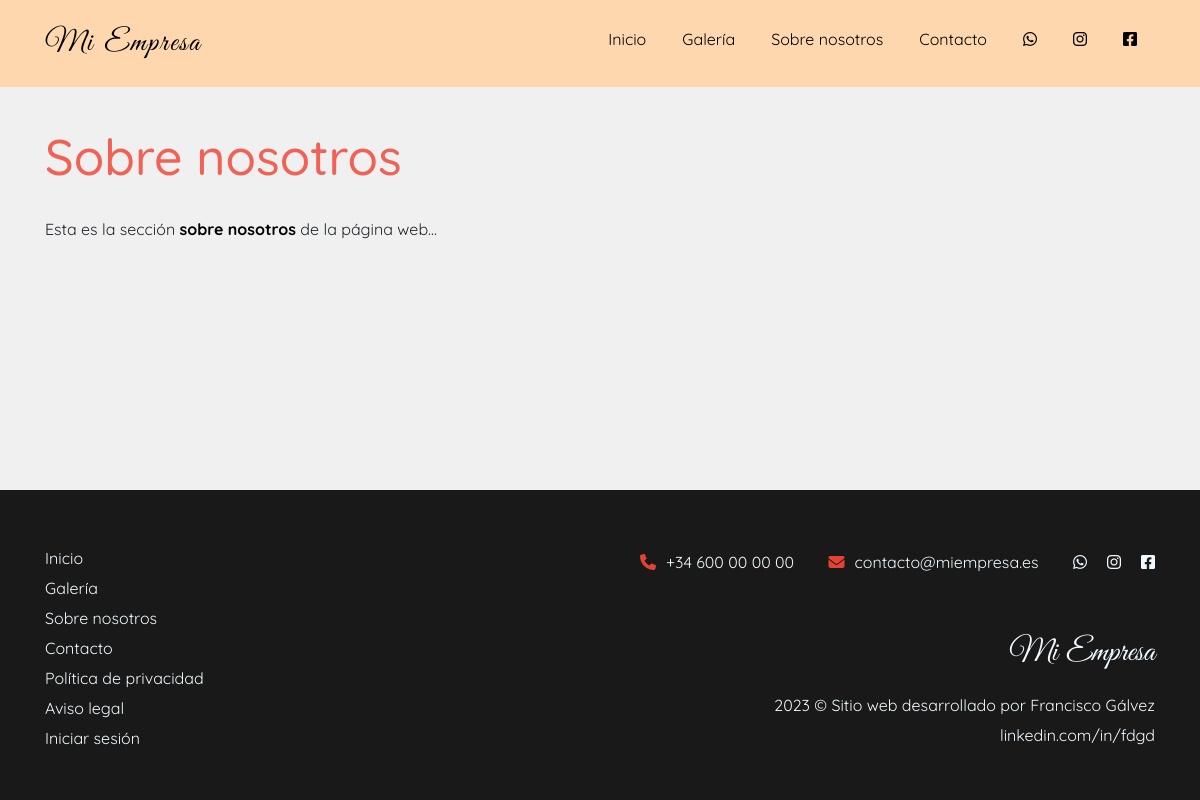
/sobre_nosotros.php, run on the app's committed database.
### tables this page shows
CREATE TABLE `company_info` (
  `key_info` varchar(255) NOT NULL,
  `value_info` longtext NOT NULL,
  `modifiedBy` int(4) NOT NULL
);

### public_html/scripts/get_uri.php (called while the page is built, shortened)
<?php
    function GetBaseUri() {
        return (isset($_SERVER['HTTPS']) && $_SERVER['HTTPS'] === 'on' ? "https" : "http") . "://$_SERVER[HTTP_HOST]";
    }
?>

### public_html/dashboard/scripts/database_connection.php (called while the page is built, shortened)
<?php
    class DatabaseConnection {
        function __construct() {
            require dirname($_SERVER["DOCUMENT_ROOT"], 1).'/connection.php';
            try {
                $this->conn = new PDO($DSN, $DB_user, $DB_pass);
            } catch (PDOException $e) {
                include $_SERVER["DOCUMENT_ROOT"]."/errorpages/500.php";
                exit();
            }
        }
        public function query($sql) {
            $res = array();
            $aux = $this->conn->query($sql);
            if (gettype($aux) == "object") {
                while ($rows = $aux->fetch(PDO::FETCH_ASSOC)) {
                    array_push($res, $rows);
                }
                return $res;
            } else {
                $this->num_rows = 0;
                return $aux;
            }
        }
    }
?>

### connection.php (called while the page is built)
<?php
    $DSN = 'mysql:dbname=vigal;host=127.0.0.1;charset=utf8mb4';
    $DB_user = 'root';
    $DB_pass = '';
?>

### public_html/scripts/get_site_settings.php (called while the page is built, shortened)
<?php
    require_once $_SERVER["DOCUMENT_ROOT"]."/dashboard/scripts/check_url_direct_access.php";
    require_once $_SERVER["DOCUMENT_ROOT"].'/dashboard/scripts/database_connection.php';
    function getSiteSettings() {
        $conn = new DatabaseConnection();
        $res = $conn->query("select * from company_info");
        $res[8]["value_info"] = json_decode($res[8]["value_info"], true);
        $res[4]["value_info"] = json_decode($res[4]["value_info"], true);
        return $res;
    }
?>

### public_html/scripts/check_current_page.php (called while the page is built, shortened)
<?php
    require_once $_SERVER["DOCUMENT_ROOT"]."/scripts/get_uri.php";
    function currentPage($uri, $page) {
        return false;
    }
?>

### public_html/sobre_nosotros.php (the view, shortened to what this page needs)
<?php
    require_once $_SERVER["DOCUMENT_ROOT"]."/scripts/get_site_settings.php";
    require_once $_SERVER["DOCUMENT_ROOT"]."/scripts/get_uri.php";
    $site_settings = getSiteSettings();
?>
<!DOCTYPE html>
<html lang="es">
<head>
    <link rel="stylesheet" href="<?=GetBaseUri()?>/includes/bootstrap/css/bootstrap.min.css">
    <link rel="stylesheet" href="<?=GetBaseUri()?>/includes/css/footer.css">
    <link rel="stylesheet" href="<?=GetBaseUri()?>/includes/css/Navigation-Clean.css">
    <link rel="stylesheet" href="<?=GetBaseUri()?>/includes/css/styles.css">
    <link rel="stylesheet" href="<?=GetBaseUri()?>/includes/css/fontawesome.all.min.css">
</head>
<body>
    <?php
    include $_SERVER["DOCUMENT_ROOT"].'/includes/header.php';
    ?>
    <div class="container content">
        <h1 class="title">Sobre nosotros</h1>
        <?=$site_settings[9]["value_info"]?>
    </div>
    <?php
        include $_SERVER["DOCUMENT_ROOT"].'/includes/footer.php';
    ?>
</body>
</html>

### public_html/includes/header.php (shortened to what this page needs)
<?php
    require_once $_SERVER["DOCUMENT_ROOT"]."/scripts/check_current_page.php";
    $request_uri = ltrim($_SERVER["REQUEST_URI"], "/");
    $is_index_page = 0;
?>
<nav class="nav-<?=$is_index_page?"transparent":"solid"?> navbar navbar-expand-lg navigation-clean">
    <div class="container">
        <a class="navbar-brand" href="<?=GetBaseUri()?>" name="company_name"><?=$site_settings[2]["value_info"]?></a>
        <div class="collapse navbar-collapse" id="navcol-1">
            <ul class="navbar-nav nav ml-auto mt-2 mt-lg-0">
                <li class="nav-item"><a class="nav-link nav-header underline-animated <?=currentPage($request_uri, "")?'current-page':''?>" href="<?=GetBaseUri()?>" >Inicio</a></li>
                <li class="nav-item"><a class="nav-link nav-header underline-animated <?=currentPage($request_uri, "galeria")?'current-page':''?>" href="<?=GetBaseUri()?>/galeria">Galería</a></li>
                <li class="nav-item"><a class="nav-link nav-header underline-animated <?=currentPage($request_uri, "sobre-nosotros")?'current-page':''?>" href="<?=GetBaseUri()?>/sobre-nosotros">Sobre nosotros</a></li>
                <li class="nav-item"><a class="nav-link nav-header underline-animated <?=currentPage($request_uri, "contacto")?'current-page':''?>" href="<?=GetBaseUri()?>/contacto">Contacto</a></li>
                <li class="nav-item">
                    <div class="social-div">
                        <?php if (isset($site_settings[4]["value_info"]["whatsapp"])):?>
                            <div class="social-link">
                                <a class="nav-link whatsapp" data-bs-hover-animate="pulse" target="blank" href="https://wa.me/<?=$site_settings[4]["value_info"]["whatsapp"]?>"><i class="fab fa-whatsapp fa-w-16"></i></a>
                            </div>
                        <?php endif; ?>
                        <?php if (isset($site_settings[4]["value_info"]["instagram"])):?>
                            <div class="social-link">
                                <a class="nav-link instagram" data-bs-hover-animate="pulse" target="blank" href="https://www.instagram.com/<?=$site_settings[4]["value_info"]["instagram"]?>"><i class="fab fa-instagram"></i></a>
                            </div>
                        <?php endif; ?>
                        <?php if (isset($site_settings[4]["value_info"]["facebook"])):?>
                            <div class="social-link">
                                <a class="nav-link facebook" data-bs-hover-animate="pulse" target="blank" href="https://www.facebook.com/<?=$site_settings[4]["value_info"]["facebook"]?>"><i class="fab fa-facebook-square"></i></a>
                            </div>
                        <?php endif; ?>
                    </div>
                </li>
            </ul>
        </div>
    </div>
</nav>

### public_html/includes/footer.php
<footer>
    <div class="container">
        <div class="row">
            <div class="col-12 col-md-4 links-block links-spacing">
                <a href="<?=GetBaseUri()?>">Inicio</a>
                <a href="<?=GetBaseUri()?>/galeria">Galería</a>
                <a href="<?=GetBaseUri()?>/sobre-nosotros">Sobre nosotros</a>
                <a href="<?=GetBaseUri()?>/contacto">Contacto</a>
                <a href="<?=GetBaseUri()?>/politica-privacidad">Política de privacidad</a>
                <a href="<?=GetBaseUri()?>/aviso-legal">Aviso legal</a>
                <?php
                    if (!isset($_SESSION['loggedin'])) {
                        echo '<a href="'.GetBaseUri().'/login">Iniciar sesión</a>';
                    } else {
                        echo '<a href="'.GetBaseUri().'/dashboard?page=start">Configuración</a>';
                        echo '<a href="'.GetBaseUri().'/scripts/logout.php">Cerrar sesión</a>';
                    }
                ?>
            </div>
            <div class="col-12 col-md-8">
                <div class="row">
                    <div class="col contact_info links-spacing">
                        <a href="tel:<?=$site_settings[0]["value_info"]?>"><i style="color: #E34234;" class="i-margin fa-solid fa-phone"></i><?=$site_settings[0]["value_info"]?></a>
                        <a href="mailto:<?=$site_settings[3]["value_info"]?>"><i style="color: #E34234;" class="i-margin fa-solid fa-envelope"></i><?=$site_settings[3]["value_info"]?></a>
                        <div class="social">
                            <?php if (isset($site_settings[4]["value_info"]["whatsapp"])):?>
                                <a class="whatsapp" data-bs-hover-animate="pulse" target="blank" href="https://wa.me/<?=$site_settings[4]["value_info"]["whatsapp"]?>"><i class="fab fa-whatsapp fa-w-16"></i></a>
                            <?php endif; ?>
                            <?php if (isset($site_settings[4]["value_info"]["instagram"])):?>
                                <a class="instagram" data-bs-hover-animate="pulse" target="blank" href="https://www.instagram.com/<?=$site_settings[4]["value_info"]["instagram"]?>"><i class="fab fa-instagram"></i></a>
                            <?php endif; ?>
                            <?php if (isset($site_settings[4]["value_info"]["facebook"])):?>
                                <a class="facebook" data-bs-hover-animate="pulse" target="blank" href="https://www.facebook.com/<?=$site_settings[4]["value_info"]["facebook"]?>"><i class="fab fa-facebook-square"></i></a>
                            <?php endif; ?>
                        </div>
                    </div>
                </div>
                <div class="row">
                    <div class="col site_info links-block links-spacing">
                        <p class="company_name"><?=$site_settings[2]["value_info"]?></p>
                        <?=date('Y')?> © Sitio web desarrollado por Francisco Gálvez
                        <a target="blank" href="https://www.linkedin.com/in/fdgd">linkedin.com/in/fdgd</a>
                    </div>
                </div>
            </div>
        </div>
    </div>
</footer>

### public_html/includes/css/footer.css (style rules this page uses)
footer { padding: 50px 0; color: #f0f9ff; background-color: #282d32; }

### public_html/includes/css/Navigation-Clean.css (style rules this page uses)
.navigation-clean { background: #fff; padding-top: .75rem; padding-bottom: .75rem; border-radius: 0; box-shadow: none; border: none; margin-bottom: 0; }
@media (min-width:768px) { .navigation-clean { padding-top: 1rem; padding-bottom: 1rem; } }
.navigation-clean .navbar-brand { font-weight: bold; color: inherit; }
.navigation-clean .navbar-collapse, .navigation-clean .form-inline { border-top-color: #ddd; }
.navigation-clean.navbar .navbar-nav .nav-link { padding-left: 18px; padding-right: 18px; }

### public_html/includes/css/styles.css (style rules this page uses)
:root { --navbar-main-color: #fed7af; --navbar-link-hover-color: #ee4c3d; --footer-main-color: #191919; --body-background-color: #f0f0f0; --navbar-text-color: black; --title-color: #f06255; --button-main-color: #ffcc99; --button-hover-bg-color: #fcd7b2; --button-hover-text-color: #252525; --button-text-color: black; --navigation-button-text-color: black; --button-2-main-color: #ff9999; --button-2-hover-bg-color: #ffcccc; --button-3-main-color: #6fdc87; --button-3-hover-bg-color: #98e6a9; --div-bg-color-1: #e6e6e6; --div-bg-color-2: #f2f2f2; --custom-checkbox-bg-selected: #ffcc99; --pagination-main-color: #ffcc99; }
.i-margin { margin-right: 10px !important; }
.navbar-brand { font-family: 'Great Vibes'; letter-spacing: 2px; padding-right: 15px; font-weight: lighter !important; font-size: 30px; }
.navbar { color: var(--navbar-text-color) !important; }
body { background-color: var(--body-background-color); min-height: 100vh !important; margin: 0; font-family: 'Quicksand'; display: flex; flex-direction: column; }
.social-link { float: left; width: 50px; height: 50px; }
body a { color: var(--navbar-link-color) !important; }
.nav-link { display: inline-block !important; position: relative !important; color: var(--navbar-text-color); padding-bottom: 3px !important; }
.underline-animated:after { content: '' !important; display: block !important; margin: auto !important; height: 2px !important; width: 0px !important; background: transparent !important; transition: width .5s ease, background-color .5s ease !important; }
.nav-solid { background-color: var(--navbar-main-color) !important; transition: background-color 200ms linear !important; }
footer .links-block > a { display: block; }
footer .links-spacing > a { margin-top: 6px; }
footer { margin-top: auto; background-color: var(--footer-main-color) !important; }
footer .company_name { font-family: "Great Vibes"; font-size: 32px; }
footer .site_info { margin-top: 55px; }
footer .contact_info { margin-top: 10px; }
footer .social { display: inline-flex; gap: 20px; margin-left: 30px; }
ul { list-style-type: none; padding-left: 0; }
@media (min-width: 991px) { footer .site_info { text-align: right; } }
@media (min-width: 991px) { footer .contact_info > a { margin-left: 30px; } }
@media (min-width: 991px) { footer .contact_info { text-align: right; } }
@media (min-width: 991px) { h1.title { color: var(--title-color); font-size: 50px !important; text-align: left !important; margin-bottom: 30px !important; } }
@media (min-width: 991px) { .content { margin-top:40px; margin-bottom:40px; } }
footer { margin-bottom: 0; }

### data on the page
company_info: value_info "Mi Empresa"
company_info: value_info "Esta es la sección sobre nosotros de la página web..."
company_info: value_info "+34 600 00 00 00"
company_info: value_info "contacto@miempresa.es"
